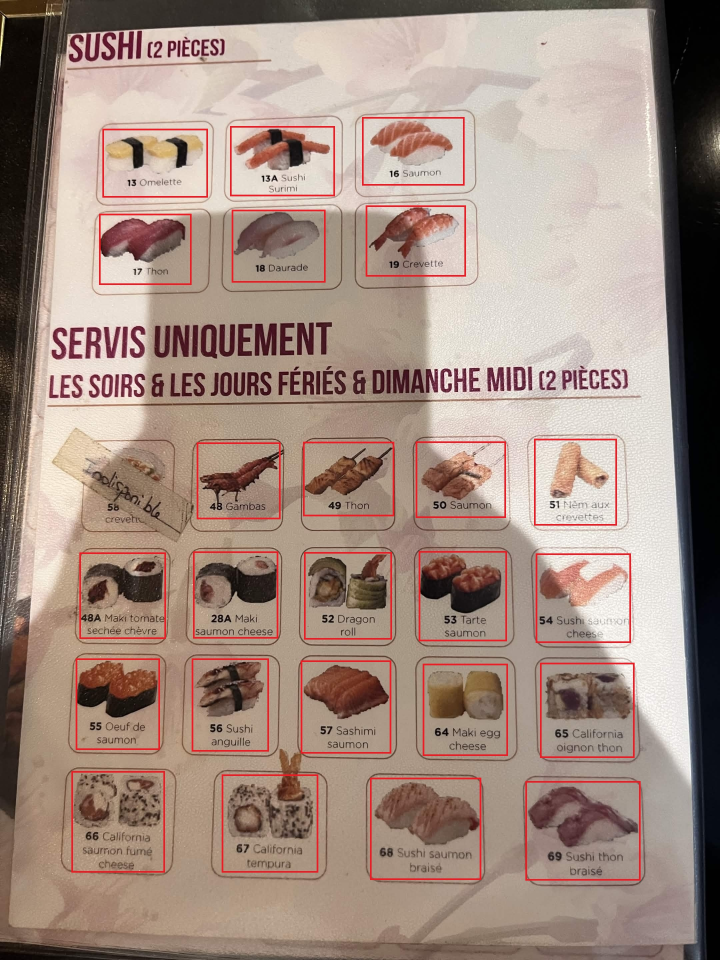
#> input picture scripts/sources/IMG_3584.jpg, 2160 x 2880 px (shown at 1/3 size)
$ python extract_menu_images.py sources/IMG_3584.jpg
#> lines starting #> are read from the running program, lines starting #| are printed output that depends on the picture
#!/usr/bin/env python3
"""
Extract dish thumbnails from Sakura restaurant menu photos.

Usage:
    python extract_menu_images.py          # crop all dishes
    python extract_menu_images.py --debug  # also save annotated source images

Place source images in scripts/sources/ before running:
    scripts/sources/IMG_3584.jpg  -> Sushi + Soir uniquement
    scripts/sources/IMG_3585.jpg  -> Maki + Temaki + California
    scripts/sources/IMG_3586.jpg  -> Entree + Yakitori

Outputs:
    public/dishes/*.jpg             cropped thumbnails (JPEG 90%)
    scripts/extraction_report.json  processing report
"""

import sys
import json
import re
import unicodedata
from pathlib import Path
from PIL import Image, ImageDraw

ROOT = Path(__file__).parent.parent
SOURCES_DIR = Path(__file__).parent / "sources"
OUTPUT_DIR = ROOT / "public" / "dishes"
REPORT_PATH = Path(__file__).parent / "extraction_report.json"

DEBUG = "--debug" in sys.argv


def normalize_name(name: str) -> str:
    """Convert display name to snake_case ASCII filename segment."""
    ligatures = {"oe": "oe", "ae": "ae", "Oe": "Oe", "Ae": "Ae"}
    for char, rep in ligatures.items():
        name = name.replace(char, rep)
    nfkd = unicodedata.normalize("NFKD", name)
    ascii_str = nfkd.encode("ASCII", "ignore").decode("ASCII")
    return re.sub(r"[^a-z0-9]+", "_", ascii_str.lower()).strip("_")


def make_filename(number: str, name: str) -> str:
    return f"{number}_{normalize_name(name)}.jpg"


# ---------------------------------------------------------------------------
# Crop coordinates (x1, y1, x2, y2) extraites depuis les annotations rouges
# de l'utilisateur sur les images sources 2160x2880.
# ---------------------------------------------------------------------------
CROPS: dict = {
    # ------------------------------------------------------------------
    "IMG_3584.jpg": {
        "section_info": "Sushi + Soir uniquement",
        "items": [
            # SUSHI — 3 colonnes, 2 rangees
            {"number": "13",  "name": "Omelette",                      "box": ( 300,  379,  630,  599)},
            {"number": "13A", "name": "Sushi surimi",                  "box": ( 683,  371, 1011,  595)},
            {"number": "16",  "name": "Saumon",                        "box": (1079,  344, 1400,  563)},
            {"number": "17",  "name": "Thon",                          "box": ( 290,  634,  581,  861)},
            {"number": "18",  "name": "Daurade",                       "box": ( 688,  622,  983,  854)},
            {"number": "19",  "name": "Crevette",                      "box": (1090,  609, 1404,  836)},
            # SOIR UNIQUEMENT (item 58 indisponible -> ignore)
            {"number": "48",  "name": "Gambas",                        "box": ( 582, 1319,  848, 1565)},
            {"number": "49",  "name": "Thon",                          "box": ( 901, 1317, 1190, 1556)},
            {"number": "50",  "name": "Saumon",                        "box": (1239, 1316, 1524, 1560)},
            {"number": "51",  "name": "Nem crevettes",                 "box": (1595, 1309, 1857, 1583)},
            {"number": "48A", "name": "Maki tomate sechee chevre",     "box": ( 230, 1649,  505, 1924)},
            {"number": "28A", "name": "Maki saumon cheese",            "box": ( 570, 1647,  842, 1923)},
            {"number": "52",  "name": "Dragon roll",                   "box": ( 905, 1648, 1183, 1925)},
            {"number": "53",  "name": "Tarte saumon",                  "box": (1248, 1645, 1528, 1930)},
            {"number": "54",  "name": "Sushi saumon cheese",           "box": (1599, 1653, 1899, 1936)},
            {"number": "55",  "name": "Oeuf saumon",                   "box": ( 219, 1967,  487, 2257)},
            {"number": "56",  "name": "Sushi anguille",                "box": ( 568, 1968,  813, 2262)},
            {"number": "57",  "name": "Sashimi saumon",                "box": ( 894, 1973, 1180, 2269)},
            {"number": "64",  "name": "Maki egg cheese",               "box": (1261, 1984, 1530, 2274)},
            {"number": "65",  "name": "California oignon thon",        "box": (1612, 1981, 1911, 2281)},
            {"number": "66",  "name": "California saumon fume cheese", "box": ( 206, 2305,  501, 2625)},
            {"number": "67",  "name": "California tempura",            "box": ( 658, 2314,  961, 2624)},
            {"number": "68",  "name": "Sushi saumon braise",           "box": (1102, 2325, 1451, 2647)},
            {"number": "69",  "name": "Sushi thon braise",             "box": (1568, 2335, 1929, 2649)},
        ],
    },
    # ------------------------------------------------------------------
    "IMG_3585.jpg": {
        "section_info": "Maki + Temaki + California",
        "items": [
            # MAKI — 4 colonnes, 2 rangees
            {"number": "26",  "name": "Fotu maki",             "box": ( 276,  264,  533,  515)},
            {"number": "27",  "name": "Thon",                  "box": ( 583,  266,  816,  501)},
            {"number": "28",  "name": "Saumon",                "box": ( 885,  275, 1110,  503)},
            {"number": "30",  "name": "Saumon avocat",         "box": (1171,  280, 1411,  509)},
            {"number": "32",  "name": "Concombre cheese",      "box": ( 264,  535,  516,  779)},
            {"number": "33",  "name": "Fromage",               "box": ( 570,  538,  804,  765)},
            {"number": "33A", "name": "Avocat cheese",         "box": ( 867,  539, 1117,  779)},
            {"number": "34",  "name": "Avocat crevette",       "box": (1172,  545, 1407,  785)},
            # TEMAKI
            {"number": "44",  "name": "Saumon avocat",         "box": ( 241,  957,  625, 1215)},
            {"number": "45",  "name": "Thon avocat",           "box": ( 803,  962, 1167, 1219)},
            {"number": "46",  "name": "Surimi avocat",         "box": (1355,  966, 1735, 1217)},
            # CALIFORNIA — 2 premiers items a droite de la rangee Temaki
            {"number": "29",  "name": "Saumon cheddar",        "box": (1235, 1334, 1505, 1600)},
            {"number": "31",  "name": "Poulet curry",          "box": (1581, 1337, 1837, 1603)},
            # California rangees 2-4
            {"number": "35",  "name": "Avocat thon",           "box": ( 548, 1655,  819, 1925)},
            {"number": "36",  "name": "Avocat saumon",         "box": ( 897, 1655, 1163, 1928)},
            {"number": "37",  "name": "Avocat thon cuit",      "box": (1246, 1654, 1520, 1928)},
            {"number": "38",  "name": "Poulet mayonnaise",     "box": (1590, 1649, 1855, 1923)},
            {"number": "39",  "name": "Avocat crevettes",      "box": ( 186, 1989,  452, 2276)},
            {"number": "40",  "name": "Maki royal",            "box": ( 539, 1985,  811, 2276)},
            {"number": "41",  "name": "Concombre fromage",     "box": ( 887, 1977, 1166, 2277)},
            {"number": "42",  "name": "Printemps saumon",      "box": (1245, 1975, 1532, 2274)},
            {"number": "42A", "name": "Printemps tempura",     "box": (1599, 1961, 1878, 2274)},
            {"number": "43",  "name": "Masago saumon",         "box": ( 156, 2339,  439, 2652)},
            {"number": "60",  "name": "Neige saumon cheese",   "box": ( 522, 2331,  811, 2656)},
            {"number": "61",  "name": "Oignons saumon avocat", "box": ( 891, 2335, 1172, 2655)},
            {"number": "62",  "name": "California cheese",     "box": (1248, 2329, 1548, 2654)},
            {"number": "63",  "name": "California surimi",     "box": (1601, 2328, 1909, 2649)},
        ],
    },
    # ------------------------------------------------------------------
    "IMG_3586.jpg": {
        "section_info": "Entree + Yakitori",
        "items": [
            # ENTREE
            {"number": "1",  "name": "Beignets fromage",    "box": ( 139,  380,  409,  624)},
            {"number": "2",  "name": "Samoussa boeuf",      "box": ( 465,  369,  746,  609)},
            {"number": "3",  "name": "Samoussa legumes",    "box": ( 136,  655,  410,  905)},
            {"number": "4",  "name": "Beignets crevettes",  "box": ( 470,  640,  739,  895)},
            {"number": "5",  "name": "Beignets poisson",    "box": ( 798,  629, 1087,  881)},
            {"number": "6",  "name": "Beignets poulet",     "box": ( 118,  942,  390, 1201)},
            {"number": "7",  "name": "Beignets calamars",   "box": ( 461,  937,  746, 1196)},
            {"number": "8",  "name": "Nems poulet",         "box": ( 801,  924, 1100, 1189)},
            {"number": "8A", "name": "Potatoes",            "box": (1135,  910, 1442, 1155)},
            {"number": "9",  "name": "Raviolis japonais",   "box": ( 116, 1253,  361, 1513)},
            {"number": "10", "name": "Raviolis crevettes",  "box": ( 453, 1236,  736, 1507)},
            {"number": "11", "name": "Bouchees crevettes",  "box": ( 801, 1231, 1099, 1499)},
            {"number": "14", "name": "Riz nature",          "box": (1151, 1211, 1454, 1464)},
            {"number": "15", "name": "Riz vinagre",         "box": (1512, 1204, 1812, 1469)},
            # YAKITORI
            {"number": "12", "name": "Courgette",           "box": ( 796, 1650, 1116, 1933)},
            {"number": "20", "name": "Poulet",              "box": ( 792, 1980, 1126, 2288)},
            {"number": "21", "name": "Aile poulet",         "box": (1172, 1978, 1508, 2288)},
            {"number": "22", "name": "Boulettes poulet",    "box": (1551, 1974, 1883, 2285)},
            {"number": "23", "name": "Champignon",          "box": ( 793, 2341, 1127, 2665)},
            {"number": "24", "name": "Boeuf",               "box": (1168, 2339, 1511, 2663)},
            {"number": "25", "name": "Boeuf fromage",       "box": (1565, 2334, 1901, 2668)},
        ],
    },
}


def process_image(source_path: Path, items: list, debug: bool = False) -> tuple:
#> called with debug = False
    processed = []
    missing = []

    if not source_path.exists():
        print(f"  [SOURCE MANQUANTE] {source_path}")
        for item in items:
            missing.append({
                "number": item["number"],
                "name": item["name"],
                "reason": f"Image source introuvable : {source_path.name}",
            })
        return processed, missing

    img = Image.open(source_path)
#> img is the input picture: PIL image 2160x2880 RGB; mean R, G, B 162.1, 140.6, 129.6
    w, h = img.size
#> w = 2160; h = 2880
    print(f"  Chargee : {source_path.name} ({w}x{h})")
#|   Chargee : IMG_3584.jpg (2160x2880)

    debug_img = img.copy() if debug else None
    draw = ImageDraw.Draw(debug_img) if debug else None

    for item in items:
        number = item["number"]
        name = item["name"]
        x1, y1, x2, y2 = item["box"]

        x1, y1 = max(0, x1), max(0, y1)
        x2, y2 = min(w, x2), min(h, y2)

        if x2 <= x1 or y2 <= y1:
            missing.append({"number": number, "name": name, "reason": "Boite de crop invalide"})
            continue

        filename = make_filename(number, name)
        out_path = OUTPUT_DIR / filename

        crop = img.crop((x1, y1, x2, y2)).convert("RGB")
        crop.save(out_path, "JPEG", quality=90)

        if draw:
            draw.rectangle([x1, y1, x2, y2], outline="red", width=6)
            draw.text((x1 + 8, y1 + 8), f"{number}", fill="red")

        processed.append({"number": number, "name": name, "file": filename})
        print(f"    OK  {filename}")
#> this loop made 24 passes
#> pass 1, in process_image, `crop = img.crop((x1, y1, x2, y2)).convert("RGB")`:
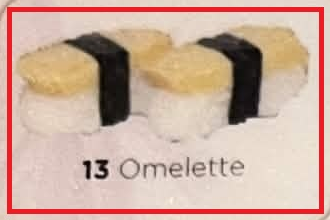
#> crop: PIL image 330x220 RGB; mean R, G, B 205.1, 173.4, 158.2
#> pass 2, in process_image, `crop = img.crop((x1, y1, x2, y2)).convert("RGB")`:
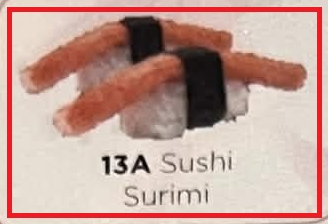
#> crop: PIL image 328x224 RGB; mean R, G, B 197.1, 161.6, 152.5
#> pass 3, in process_image, `crop = img.crop((x1, y1, x2, y2)).convert("RGB")`:
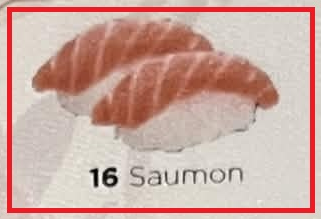
#> crop: PIL image 321x219 RGB; mean R, G, B 204.4, 169.4, 160.8
#> after the loop:
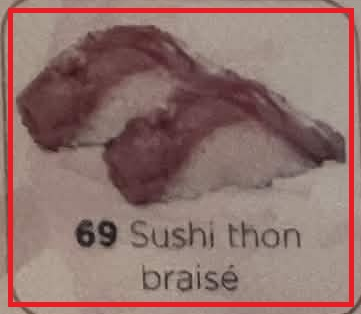
#> crop: PIL image 361x314 RGB; mean R, G, B 144.8, 113.2, 108.2
#> after the loop, missing = []; processed = 24 items

    if debug and debug_img:
        debug_path = SOURCES_DIR / f"debug_{source_path.name}"
        debug_img.save(debug_path)
        print(f"  Debug sauvegarde : {debug_path}")

    return processed, missing


def main():
    OUTPUT_DIR.mkdir(parents=True, exist_ok=True)

    all_processed: list = []
    all_missing: list = []

    for image_name, config in CROPS.items():
        source_path = SOURCES_DIR / image_name
        print(f"\n--- {image_name} ({config['section_info']}) ---")
        proc, miss = process_image(source_path, config["items"], DEBUG)
#> proc = 24 items; miss = []
        all_processed.extend(proc)
        all_missing.extend(miss)
#> pass 2 of the loop in main, `for image_name, config in CROPS.items():`:
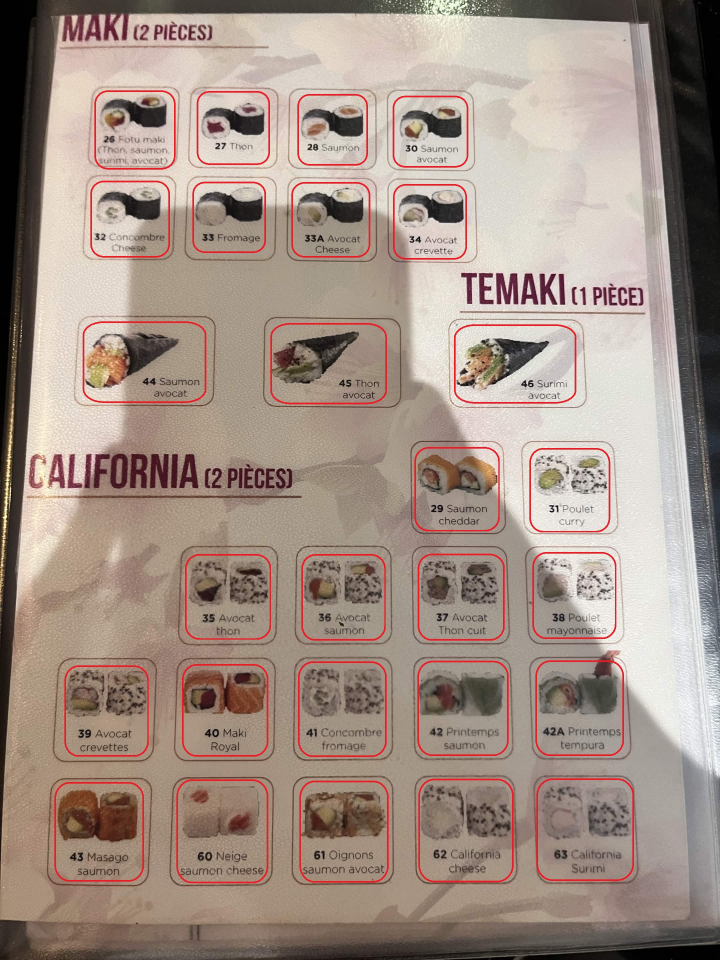
#> input picture scripts/sources/IMG_3585.jpg, 2160 x 2880 px (shown at 1/3 size)
#> in process_image, img is the input picture: PIL image 2160x2880 RGB; mean R, G, B 162.1, 144.6, 134.2
#|   Chargee : IMG_3585.jpg (2160x2880)
#> the loop in process_image (call 2), `for item in items:` made 27 passes
#> pass 1, in process_image (call 2), `crop = img.crop((x1, y1, x2, y2)).convert("RGB")`:
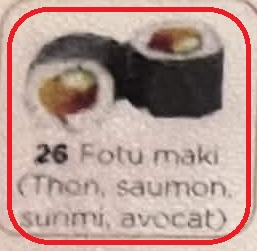
#> crop: PIL image 257x251 RGB; mean R, G, B 183.2, 153.7, 146.2
#> after the loop in process_image (call 2), `for item in items:`:
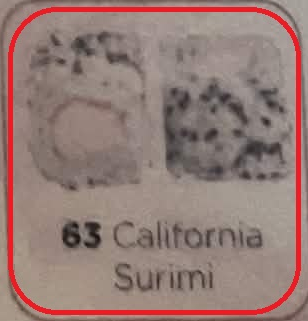
#> crop: PIL image 308x321 RGB; mean R, G, B 148.8, 123.2, 117.6
#> after the loop in process_image (call 2), `for item in items:`: processed = 27 items
#> pass 3 of the loop in main, `for image_name, config in CROPS.items():`:
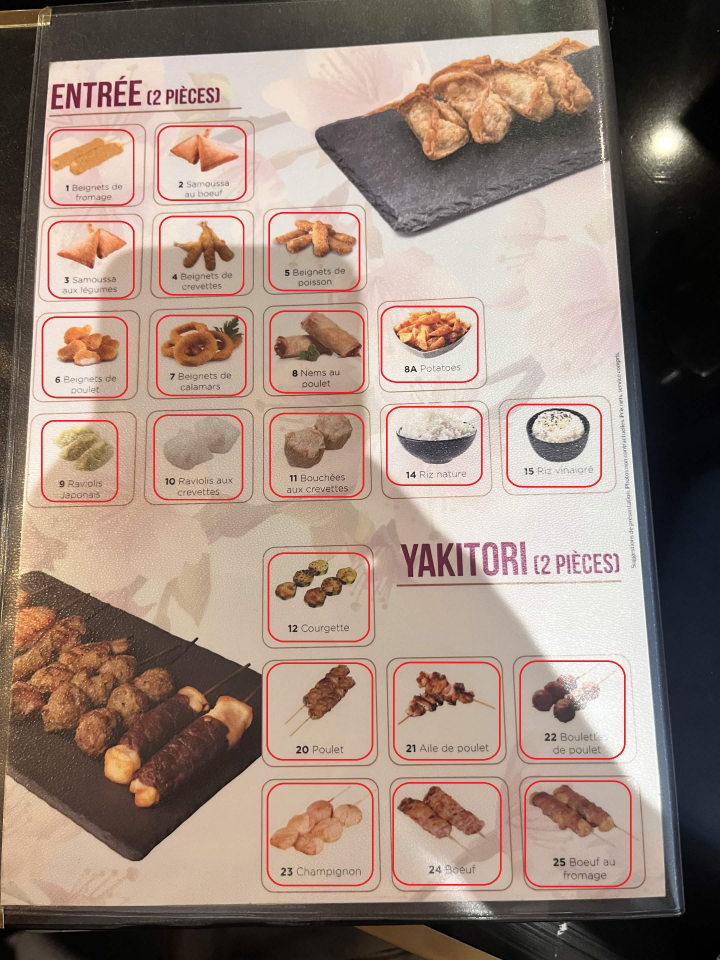
#> input picture scripts/sources/IMG_3586.jpg, 2160 x 2880 px (shown at 1/3 size)
#> in process_image, img is the input picture: PIL image 2160x2880 RGB; mean R, G, B 156.7, 136.5, 124.8
#|   Chargee : IMG_3586.jpg (2160x2880)
#> the loop in process_image (call 3), `for item in items:` made 21 passes
#> pass 1, in process_image (call 3), `crop = img.crop((x1, y1, x2, y2)).convert("RGB")`:
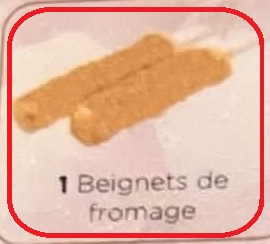
#> crop: PIL image 270x244 RGB; mean R, G, B 228.4, 182.1, 161.3
#> after the loop in process_image (call 3), `for item in items:`:
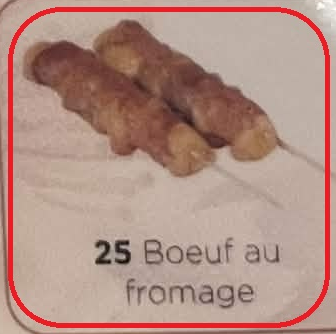
#> crop: PIL image 336x334 RGB; mean R, G, B 178.1, 143.5, 132.6
#> after the loop in process_image (call 3), `for item in items:`: processed = 21 items

    report = {
        "total": len(all_processed) + len(all_missing),
        "processed": len(all_processed),
        "missing": len(all_missing),
        "items_processed": all_processed,
        "items_missing": all_missing,
    }
    REPORT_PATH.write_text(json.dumps(report, ensure_ascii=False, indent=2), encoding="utf-8")

    print(f"\n{'='*50}")
    print(f"Traites : {len(all_processed)} / {len(all_processed) + len(all_missing)}")
#| Traites : 72 / 72
    if all_missing:
        print(f"Manquants ({len(all_missing)}) :")
        for m in all_missing:
            print(f"  - {m['number']} {m['name']} : {m['reason']}")
    print(f"Rapport  : {REPORT_PATH}")
    print(f"Sortie   : {OUTPUT_DIR}")


if __name__ == "__main__":
    main()
